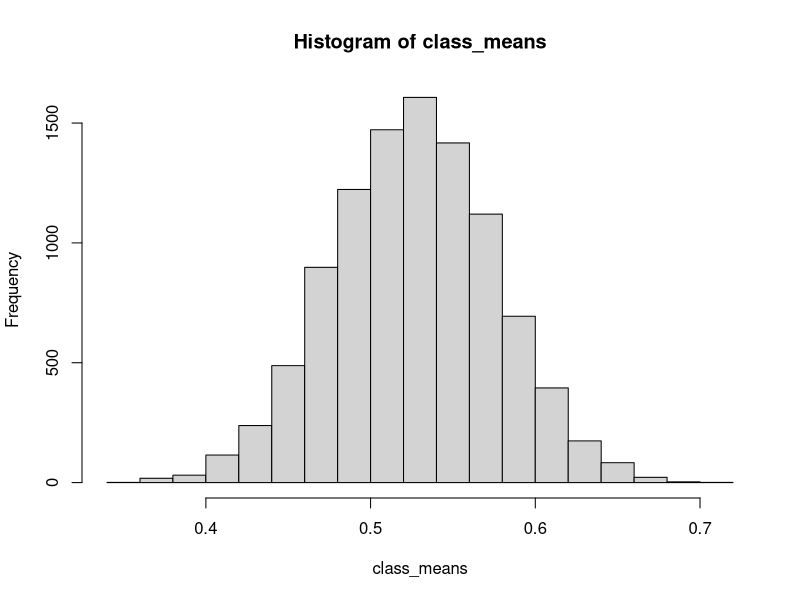
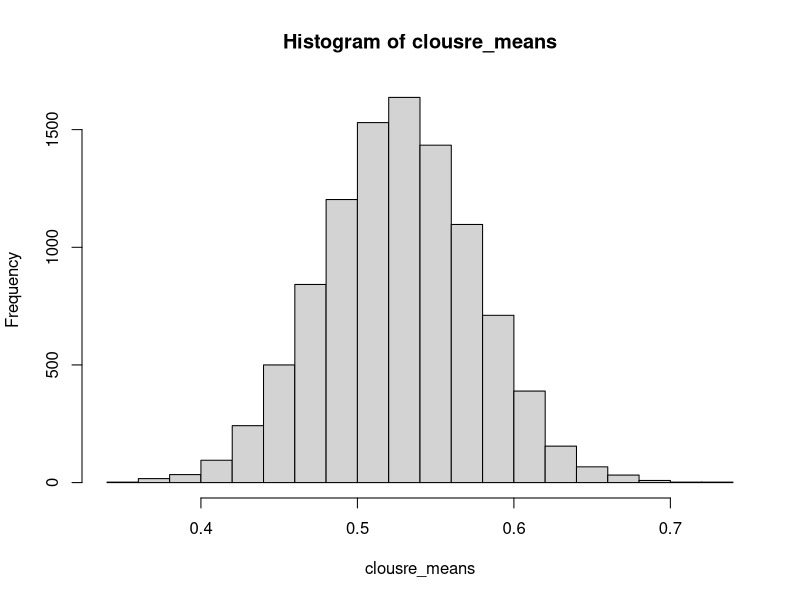

Write R code to recreate these figures, in order.
# Best install tidyverse for this
library(R6)

## List

fancy_list <- R6Class(classname = "fancy-list",
  private = list(
    x = rlang::new_environment()
  ),
  public = list(
    print = function() {
      purrr::walk(ls(private$x), function(.key) {
        key <- stringr::str_pad(.key, 32)
        obj <- stringr::str_trunc(rlang::expr_text(private$x[[.key]]), 64)
        cat(key, " = ", obj, "\n")  
      })
    },
    set = function(key, value) {
      private$x[[key]] <- value
      invisible(self)
    },
    get = function(key) {
      private$x[[key]]
    }
  )
)

h <- fancy_list$new()

h$
  set("a", list(1, 2))$
  set("q", 4)$
  set("another-object", list(a = 3, b = 5))$
  set("a-model", lm(Sepal.Length ~ ., iris))

print(h)

## Tic Tac Toe

tic_tac_toe <- R6Class("tic-tac-toe", 
  private = list(
    board = matrix(rep(".", 9), nrow = 3),
    # Player 1 (1), Player  2 (-1)
    to_move = 1,
    symbols = list("1" = "x", "-1" = "o")
  ),
  public = list(
    print = function() {
      purrr::walk(1:3, ~ cat(private$board[., 1:3], "\n"))
    },
    play = function(x, y) {
      private$board[[x, y]] <- private$symbols[[private$to_move]]
      private$to_move <- private$to_move * (-1) 
      invisible(self)
    }
  )
)

ttt <- tic_tac_toe$new()

ttt$
  play(1, 1)$
  play(2, 2)$
  play(1, 2)$
  play(3, 1)$
  play(1, 3)

print(ttt)  


## This is a coin -------------------------------------------------------------

coin <- R6Class("coin",
  private = list(
    .p = NA_real_
  ),
  public = list(
    initialize = function(p = 0.5) {
      stopifnot(p <= 1, p >= 0)
      private$.p <- p
    },
    flip = function(n = 1) {
      runif(n) <= private$.p
    }
  )  
) 


fair_coin <- coin$new()
fair_coin$flip(10)

biased_coin <- coin$new(p = .9)
biased_coin$flip(100)

# Let's run an experiment

up <- runif(1)
class_coin <- coin$new(p = up)

# We want to find the unkown probability "up"
# let's flip the coin n times and take m samples

n <- 100
m <- 10000

class_means <- as.double(purrr::rerun(m, mean(class_coin$flip(n = n)))) 

mean(class_means)
sd(class_means)
hist(class_means)

# we can have a similar effect by using a closure instead of a class
# this is super shorthand

new_coin <- function(p) function(n = 1) runif(n) <= p

# equivalent to

# new_coin <- function(p) {
#   function(n = 1) {
#     runif(n) <= p  
#   }  
# }

closure_coin <- new_coin(up)

clousre_means <- as.double(purrr::rerun(m, mean(closure_coin(n))))

mean(clousre_means)
sd(clousre_means)
hist(clousre_means)
